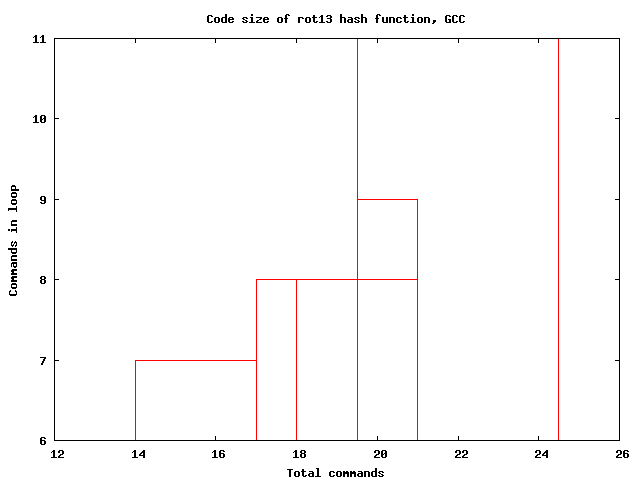

This chart was generated by the following gnuplot code:
set title "Code size of rot13 hash function, GCC"
set nokey #bottom right

set terminal png #monochrome
set output "codesize.png"

set ylabel "Commands in loop"
set xlabel "Total commands"

#eff(x) = 100 * exp(x * 0.2302585092994045684)

#set label "Dipole"	 at 2+eff(-0.10),	1540
#set label "Delta"	 at 2+eff( 0.76),	1372
#set label "Quad"	 at 2+eff( 1.09),	1469
#set label "Loop"	 at 2+eff( 1.38),	1640
#set label "Mag.loop 2"	 at -15+eff(-0.87),	225
#set label "Mag.loop 1.5" at 2+eff(-0.96),	87
#set label "Mag.loop 1.2" at 2+eff(-1.33),	48
#set label "Mag.loop 1"	 at 2+eff(-1.9),	30

#set label "Tor 2-12"	 at 2+eff(-0.53),	273	/1.03
#set label "Tor 2-16"	 at 2+eff(-0.49),	291	*1.03
#set label "Tor 1.5-12"	 at -15+eff(-1.03),	143	/1.03
#set label "Tor 1.5-16"	 at -15+eff(-0.95),	154     /1.03
#set label "Tor 1.5-32"	 at -15+eff(-0.91),	167     *1.03
#set label "Tor 1.2-16"	 at -15+eff(-1.37),	96	/1.03
#set label "Tor 1.2-32"	 at -15+eff(-1.39),	104	*1.03
#set label "Tor 1-12"	 at 2+eff(-1.88),	59
#set label "Tor 1-16"	 at -13+eff(-1.77),	64	/1.03
#set label "Tor 1-32"	 at -13+eff(-1.76),	70	*1.03
#set label "Tor 1-64"	 at 2+eff(-2.46),	91

# PNG point types:
# 1 - diamond
# 2 - plus
# 3 - box
# 4 - X
# 5 - triangle
# 6 - star
#plot [0:26] [0:12] 'data.txt' using 2:3 with points pointtype 1 ps 2

set style data boxes
plot 'data.txt' using 2:3 with boxes
reset
